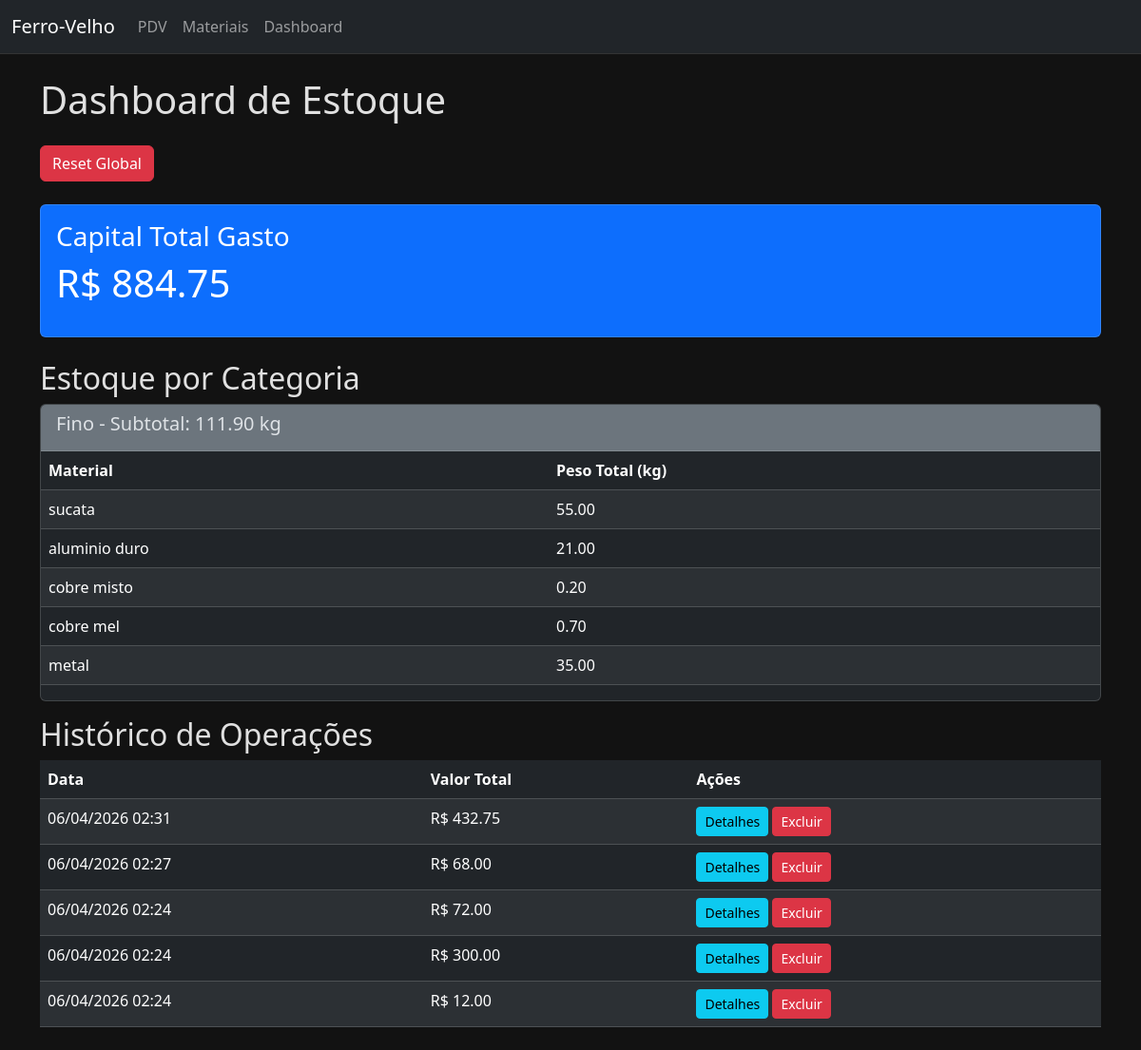
The app's page / (signed in) with its own data.
### ferrovelho_app/models.py (models this page shows, shortened)
class Material(models.Model):
    CATEGORIAS = [
        ('Fino', 'Fino'),
        ('Sucata', 'Sucata'),
        ('Outro', 'Outro'),
    ]
    nome = models.CharField(max_length=100, unique=True)
    categoria = models.CharField(max_length=20, choices=CATEGORIAS, default='Fino')
    preco_por_kg = models.DecimalField(max_digits=10, decimal_places=2)

class Operacao(models.Model):
    data_criacao = models.DateTimeField(default=timezone.now)
    valor_total = models.DecimalField(max_digits=10, decimal_places=2, default=0.00)
    observacao = models.TextField(blank=True, null=True)

### ferrovelho_app/views.py (the view)
# urls.py: path('', views.dashboard, name='dashboard'),
@staff_member_required
def dashboard(request):
    capital_total = Operacao.objects.aggregate(total=Sum('valor_total'))['total'] or 0
    operacoes = Operacao.objects.all().order_by('-data_criacao').prefetch_related('itens__material')
    resumo = []
    categorias = Material.objects.values_list('categoria', flat=True).distinct()
    for cat in categorias:
        materiais = Material.objects.filter(categoria=cat).annotate(total_peso=Sum('itemoperacao__peso_kg'))
        subtotal_categoria = sum(mat.total_peso or 0 for mat in materiais)
        resumo.append({
            'categoria': dict(Material.CATEGORIAS).get(cat, cat),
            'subtotal': subtotal_categoria,
            'materiais': materiais
        })
    return render(request, 'ferrovelho_app/dashboard.html', {
        'capital_total': capital_total,
        'resumo': resumo,
        'operacoes': operacoes
    })

### ferrovelho_app/templates/ferrovelho_app/dashboard.html (shortened to what this page needs)
{% extends 'ferrovelho_app/base.html' %}
{% block content %}
    <h1 class="mb-4">Dashboard de Estoque</h1>
    <div class="d-flex justify-content-between align-items-center mb-4">
        <a href="{% url 'reset_estoque' %}" class="btn btn-danger" onclick="return confirm('Tem certeza que deseja resetar todo o estoque?')">Reset Global</a>
    </div>
    <div class="card mb-4 bg-primary text-white">
        <div class="card-body">
            <h3>Capital Total Gasto</h3>
            <p class="display-6">R$ {{ capital_total|floatformat:2 }}</p>
        </div>
    </div>
    <h2>Estoque por Categoria</h2>
    {% for grupo in resumo %}
        <div class="card mb-3">
            <div class="card-header bg-secondary">
                <h5>{{ grupo.categoria }} - Subtotal: {{ grupo.subtotal|floatformat:2 }} kg</h5>
            </div>
            <table class="table table-dark table-striped">
                <thead>
                    <tr><th>Material</th><th>Peso Total (kg)</th></tr>
                </thead>
                <tbody>
                    {% for mat in grupo.materiais %}
                        <tr><td>{{ mat.nome }}</td><td>{{ mat.total_peso|default:0|floatformat:2 }}</td></tr>
                    {% endfor %}
                </tbody>
            </table>
        </div>
    {% endfor %}
    <h2>Histórico de Operações</h2>
<table class="table table-dark table-striped mb-4">
    <thead>
        <tr>
            <th>Data</th>
            <th>Valor Total</th>
            <th>Ações</th>
        </tr>
    </thead>
    <tbody>
        {% for op in operacoes %}
        <tr>
            <td>{{ op.data_criacao|date:"d/m/Y H:i" }}</td>
            <td>R$ {{ op.valor_total|floatformat:2 }}</td>
            <td>
                <button type="button" class="btn btn-info btn-sm" data-bs-toggle="modal" data-bs-target="#modalDetalhes{{ op.pk }}">
                    Detalhes
                </button>
                <a href="{% url 'deletar_operacao' op.pk %}" class="btn btn-danger btn-sm" onclick="return confirm('Deseja realmente deletar esta operação?')">Excluir</a>
            </td>
        </tr>
        {% endfor %}
    </tbody>
</table>
{% endblock %}

### ferrovelho_app/templates/ferrovelho_app/base.html (shortened to what this page needs)
<!DOCTYPE html>
<html lang="pt-br" data-bs-theme="dark">
<head>
    <link href="https://cdn.jsdelivr.net/npm/bootstrap@5.3.3/dist/css/bootstrap.min.css" rel="stylesheet">
</head>
<body>
    <nav class="navbar navbar-expand-lg navbar-dark bg-dark">
        <div class="container-fluid">
            <a class="navbar-brand" href="#">Ferro-Velho</a>
            <div class="collapse navbar-collapse" id="navbarNav">
                <ul class="navbar-nav">
                    <li class="nav-item"><a class="nav-link" href="{% url 'operacao_pdv' %}">PDV</a></li>
                    <li class="nav-item"><a class="nav-link" href="{% url 'material_list_create' %}">Materiais</a></li>
                    <li class="nav-item"><a class="nav-link" href="{% url 'dashboard' %}">Dashboard</a></li>
                </ul>
            </div>
        </div>
    </nav>
    <div class="container mt-4">
        {% block content %}{% endblock %}
    </div>
</body>
</html>

### ferrovelho_app/templates/ferrovelho_app/base.html (style rules this page uses)
body { background-color: #121212; color: #e0e0e0; }
.navbar { border-bottom: 1px solid #333; }

### records on screen
Material: nome "sucata", total_peso "55.00"
Material: nome "aluminio duro", total_peso "21.00"
Material: nome "cobre misto", total_peso "0.20"
Material: nome "cobre mel", total_peso "0.70"
Material: nome "metal", total_peso "35.00"
Operacao: data_criacao "06/04/2026 02:31", valor_total "432.75"
Operacao: data_criacao "06/04/2026 02:27", valor_total "68.00"
Operacao: data_criacao "06/04/2026 02:24", valor_total "72.00"
Operacao: data_criacao "06/04/2026 02:24", valor_total "300.00"
Operacao: data_criacao "06/04/2026 02:24", valor_total "12.00"

### other values on screen
{{ capital_total|floatformat:2 }} "884.75"
{{ grupo.categoria }} "Fino"
{{ grupo.subtotal|floatformat:2 }} "111.90"
